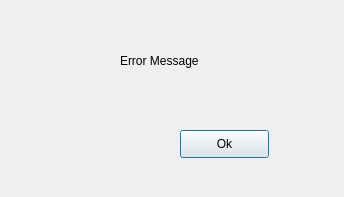
<?xml version="1.0" encoding="UTF-8"?>
<ui version="4.0">
 <class>Dialog</class>
 <widget class="QDialog" name="Dialog">
  <property name="geometry">
   <rect>
    <x>0</x>
    <y>0</y>
    <width>344</width>
    <height>197</height>
   </rect>
  </property>
  <property name="windowTitle">
   <string>Dialog</string>
  </property>
  <widget class="QLabel" name="label_4">
   <property name="geometry">
    <rect>
     <x>120</x>
     <y>50</y>
     <width>111</width>
     <height>21</height>
    </rect>
   </property>
   <property name="text">
    <string>Error Message</string>
   </property>
  </widget>
  <widget class="QPushButton" name="pushButton">
   <property name="geometry">
    <rect>
     <x>180</x>
     <y>130</y>
     <width>89</width>
     <height>28</height>
    </rect>
   </property>
   <property name="text">
    <string>Ok</string>
   </property>
  </widget>
 </widget>
 <resources/>
 <connections/>
</ui>
